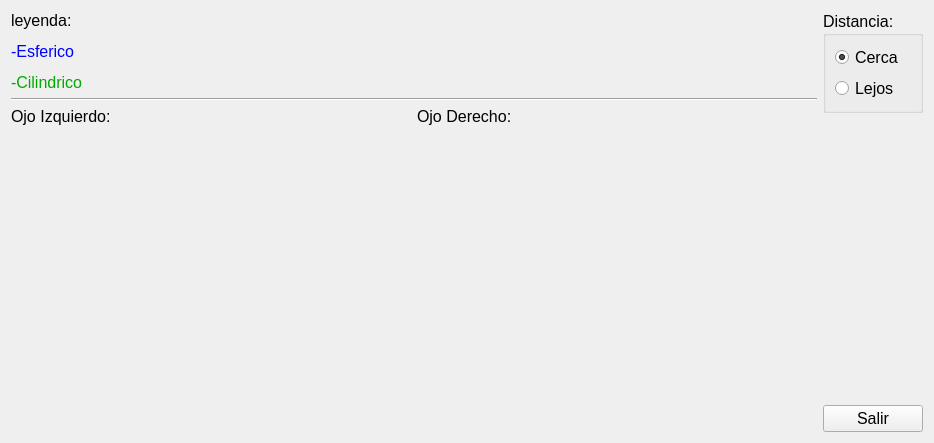
<?xml version="1.0" encoding="UTF-8"?>
<ui version="4.0">
 <class>ui_medidas_historial</class>
 <widget class="QWidget" name="ui_medidas_historial">
  <property name="geometry">
   <rect>
    <x>0</x>
    <y>0</y>
    <width>909</width>
    <height>417</height>
   </rect>
  </property>
  <property name="font">
   <font>
    <pointsize>12</pointsize>
   </font>
  </property>
  <property name="windowTitle">
   <string>Informe de Medidas</string>
  </property>
  <layout class="QGridLayout" name="gridLayout">
   <item row="0" column="0">
    <layout class="QGridLayout" name="gridLayout_2">
     <item row="0" column="0">
      <widget class="QLabel" name="label_3">
       <property name="frameShadow">
        <enum>QFrame::Plain</enum>
       </property>
       <property name="text">
        <string>&lt;html&gt;&lt;head/&gt;&lt;body&gt;&lt;p&gt;leyenda:&lt;/p&gt;&lt;p&gt;&lt;span style=&quot; color:#0000ff;&quot;&gt;-Esferico&lt;/span&gt;&lt;/p&gt;&lt;p&gt;&lt;span style=&quot; color:#00aa00;&quot;&gt;-Cilindrico&lt;/span&gt;&lt;/p&gt;&lt;/body&gt;&lt;/html&gt;</string>
       </property>
       <property name="textFormat">
        <enum>Qt::AutoText</enum>
       </property>
      </widget>
     </item>
     <item row="1" column="0" colspan="2">
      <widget class="Line" name="line">
       <property name="orientation">
        <enum>Qt::Horizontal</enum>
       </property>
      </widget>
     </item>
     <item row="2" column="0">
      <widget class="QLabel" name="label">
       <property name="text">
        <string>Ojo Izquierdo:</string>
       </property>
      </widget>
     </item>
     <item row="3" column="1">
      <widget class="QLabel" name="label_derecho">
       <property name="minimumSize">
        <size>
         <width>400</width>
         <height>300</height>
        </size>
       </property>
       <property name="maximumSize">
        <size>
         <width>400</width>
         <height>300</height>
        </size>
       </property>
       <property name="text">
        <string/>
       </property>
      </widget>
     </item>
     <item row="2" column="1">
      <widget class="QLabel" name="label_2">
       <property name="text">
        <string>Ojo Derecho:</string>
       </property>
      </widget>
     </item>
     <item row="3" column="0">
      <widget class="QLabel" name="label_izquierdo">
       <property name="enabled">
        <bool>true</bool>
       </property>
       <property name="minimumSize">
        <size>
         <width>400</width>
         <height>300</height>
        </size>
       </property>
       <property name="maximumSize">
        <size>
         <width>400</width>
         <height>300</height>
        </size>
       </property>
       <property name="text">
        <string/>
       </property>
      </widget>
     </item>
    </layout>
   </item>
   <item row="0" column="2">
    <layout class="QGridLayout" name="gridLayout_3">
     <item row="2" column="1">
      <widget class="QPushButton" name="pushButton">
       <property name="text">
        <string>Salir</string>
       </property>
       <property name="shortcut">
        <string>Esc</string>
       </property>
      </widget>
     </item>
     <item row="1" column="1">
      <spacer name="verticalSpacer_3">
       <property name="orientation">
        <enum>Qt::Vertical</enum>
       </property>
       <property name="sizeHint" stdset="0">
        <size>
         <width>20</width>
         <height>40</height>
        </size>
       </property>
      </spacer>
     </item>
     <item row="0" column="1">
      <widget class="QGroupBox" name="groupBox_2">
       <property name="title">
        <string>Distancia:</string>
       </property>
       <layout class="QGridLayout" name="gridLayout_5">
        <item row="0" column="0">
         <widget class="QRadioButton" name="radioButton_cerca">
          <property name="text">
           <string>Cerca</string>
          </property>
          <property name="checked">
           <bool>true</bool>
          </property>
         </widget>
        </item>
        <item row="1" column="0">
         <widget class="QRadioButton" name="radioButton_lejos">
          <property name="text">
           <string>Lejos</string>
          </property>
         </widget>
        </item>
       </layout>
      </widget>
     </item>
    </layout>
   </item>
  </layout>
 </widget>
 <resources/>
 <connections>
  <connection>
   <sender>pushButton</sender>
   <signal>clicked()</signal>
   <receiver>ui_medidas_historial</receiver>
   <slot>close()</slot>
   <hints>
    <hint type="sourcelabel">
     <x>885</x>
     <y>311</y>
    </hint>
    <hint type="destinationlabel">
     <x>478</x>
     <y>216</y>
    </hint>
   </hints>
  </connection>
 </connections>
</ui>
